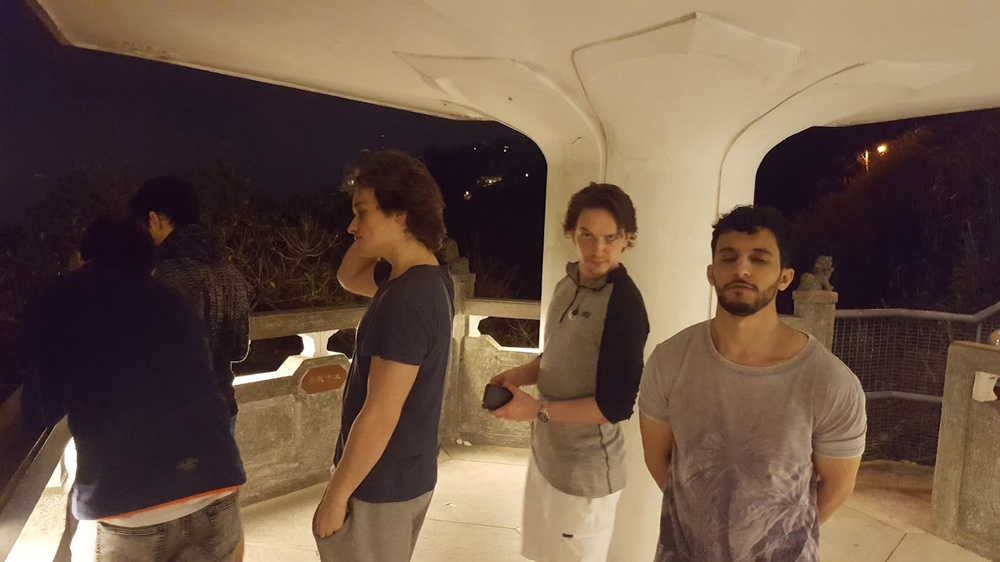
#> input picture keras_model/test/image/hk_1.jpg, 1000 x 562 px, shrunk from 1599 x 899 before the run, found by its file name
$ python face_detection.py
#> lines starting #> are read from the running program, lines starting #| are printed output that depends on the picture; after the words box and inside, x2 and y2 are one past the last pixel; in counts of white or black regions, pixels touching at a corner belong together
import numpy as np
import cv2
import matplotlib.pyplot as plt

face_cascade = cv2.CascadeClassifier(cv2.data.haarcascades + "haarcascade_frontalface_default.xml")
eye_cascade = cv2.CascadeClassifier(cv2.data.haarcascades + "haarcascade_eye.xml")

img = cv2.imread('hk_1.jpg')
#> img is the input picture: shape (562, 1000, 3); mean B, G, R 70.1, 86.2, 108.1
gray = cv2.cvtColor(img, cv2.COLOR_BGR2GRAY)
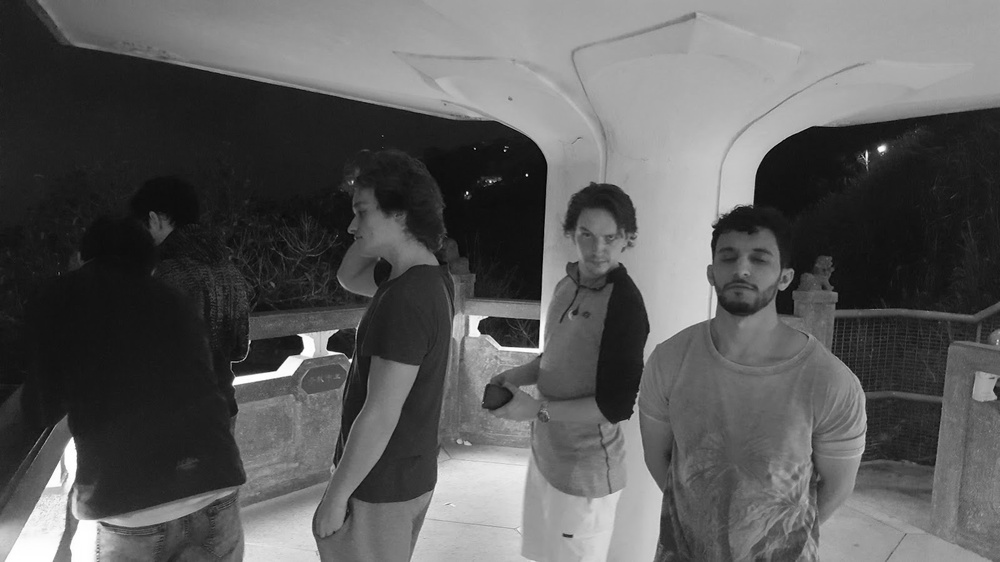
#> gray: shape (562, 1000); min 2, max 255, mean 90.9

faces_detected = face_cascade.detectMultiScale(gray, 1.3, 5)
#> faces_detected = [[569, 215, 60, 60], [701, 226, 84, 84]]
faces = []
for (x,y,w,h) in faces_detected:
    img = cv2.rectangle(img,(x,y),(x+w,y+h),(255,0,0),2)
    roi_gray = gray[y:y+h, x:x+w]
    roi_color = img[y:y+h, x:x+w]
    faces.append(roi_gray)
#> this loop made 2 passes
#> pass 1, `img = cv2.rectangle(img,(x,y),(x+w,y+h),(255,0,0),2)`:
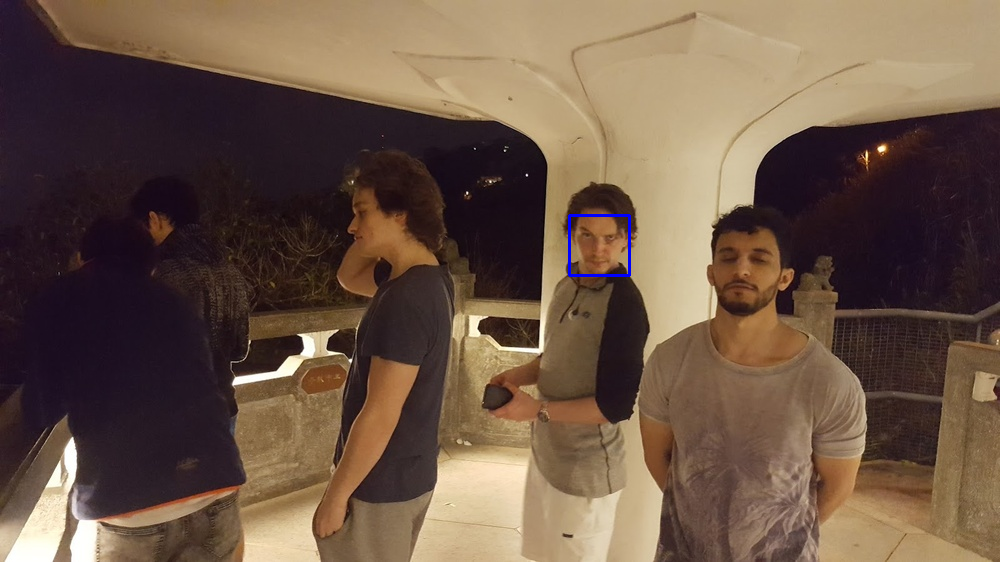
#> img: shape (562, 1000, 3); 0.13% of pixels changed, all inside (x1, y1, x2, y2) = (568, 214, 631, 277)
#> pass 1, `roi_gray = gray[y:y+h, x:x+w]`:
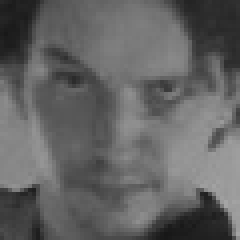
#> roi_gray: shape (60, 60) (shown 4 times larger); min 23, max 165, mean 98.9
#> pass 1, `roi_color = img[y:y+h, x:x+w]`:
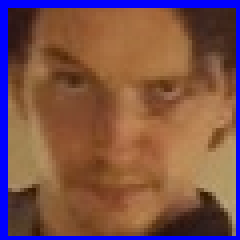
#> roi_color: shape (60, 60, 3) (shown 4 times larger); mean B, G, R 75.6, 82.2, 123.4
#> pass 2, `img = cv2.rectangle(img,(x,y),(x+w,y+h),(255,0,0),2)`:
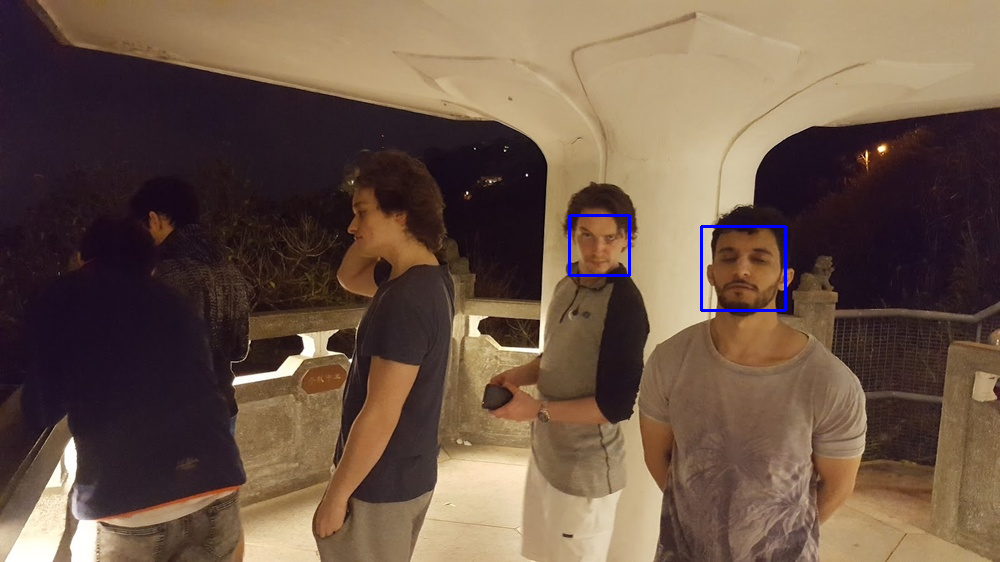
#> img: shape (562, 1000, 3); 0.18% of pixels changed, all inside (x1, y1, x2, y2) = (700, 225, 787, 312)
#> after the loop, faces = 2 items

cv2.imshow('image',img)
cv2.waitKey(0)
cv2.destroyAllWindows()

for i, face in enumerate(faces):
    cv2.imshow('face',face)
    cv2.waitKey(0)
    cv2.destroyAllWindows()
    cv2.imwrite('face_image/face{0}.jpeg'.format(i), face)
#> this loop made 2 passes
#> pass 2, `cv2.imshow('face',face)`:
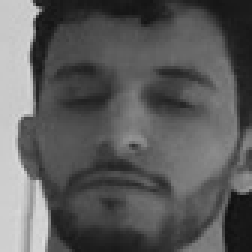
#> window 'face': shape (84, 84) (shown 3 times larger); min 15, max 223, mean 91.9

$ run again, with keras_model/test/image/hk_2.jpg copied over keras_model/test/image/hk_1.jpg
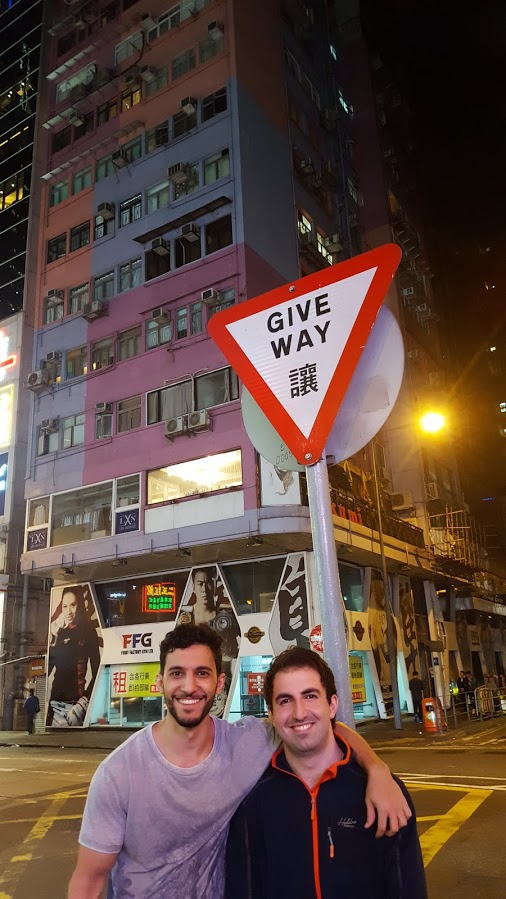
#> input picture keras_model/test/image/hk_2.jpg, 506 x 899 px, found by its file name
#> img is the input picture: shape (899, 506, 3); mean B, G, R 64.9, 73.7, 94.7
#> faces_detected = [[154, 645, 72, 72], [260, 669, 77, 77]]
#> the loop `for (x,y,w,h) in faces_detected:` made 2 passes
#> pass 1, `roi_color = img[y:y+h, x:x+w]`:
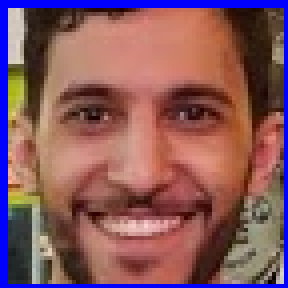
#> roi_color: shape (72, 72, 3) (shown 4 times larger); mean B, G, R 94, 88.5, 134.7
#> after the loop `for (x,y,w,h) in faces_detected:`: faces = 2 items
#> the loop `for i, face in enumerate(faces):` made 2 passes
#> pass 2, `cv2.imshow('face',face)`:
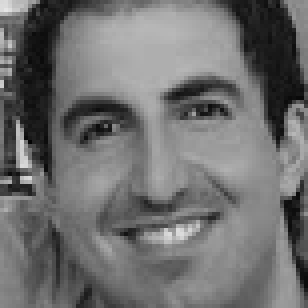
#> window 'face': shape (77, 77) (shown 4 times larger); min 4, max 229, mean 111.3

$ run again, with keras_model/test/image/test2.jpg copied over keras_model/test/image/hk_1.jpg
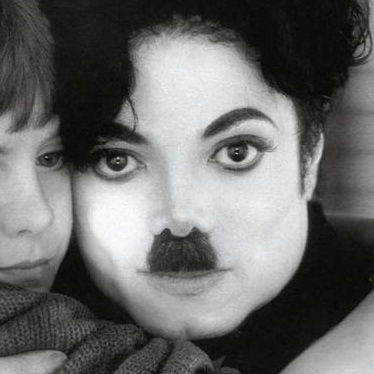
#> input picture keras_model/test/image/test2.jpg, 374 x 374 px, found by its file name
#> img is the input picture: shape (374, 374, 3); mean B, G, R 106.6, 107, 106.9
#> faces_detected = [[45, 39, 297, 297]]
#> the loop `for (x,y,w,h) in faces_detected:` made 1 pass
#> pass 1, `img = cv2.rectangle(img,(x,y),(x+w,y+h),(255,0,0),2)`:
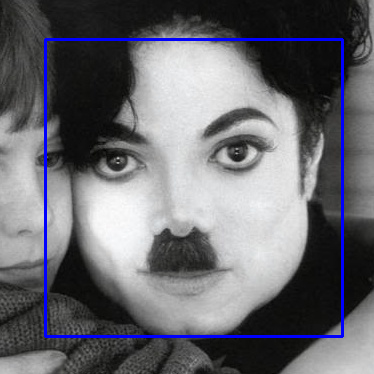
#> img: shape (374, 374, 3); 2.55% of pixels changed, all inside (x1, y1, x2, y2) = (44, 38, 344, 338)
#> pass 1, `roi_color = img[y:y+h, x:x+w]`:
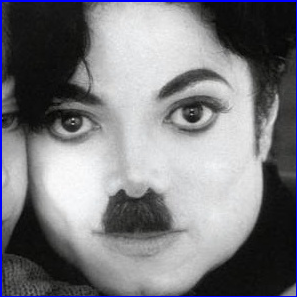
#> roi_color: shape (297, 297, 3); mean B, G, R 128.4, 123.4, 123.2
#> after the loop `for (x,y,w,h) in faces_detected:`: faces = 1 item
#> the loop `for i, face in enumerate(faces):` made 1 pass
